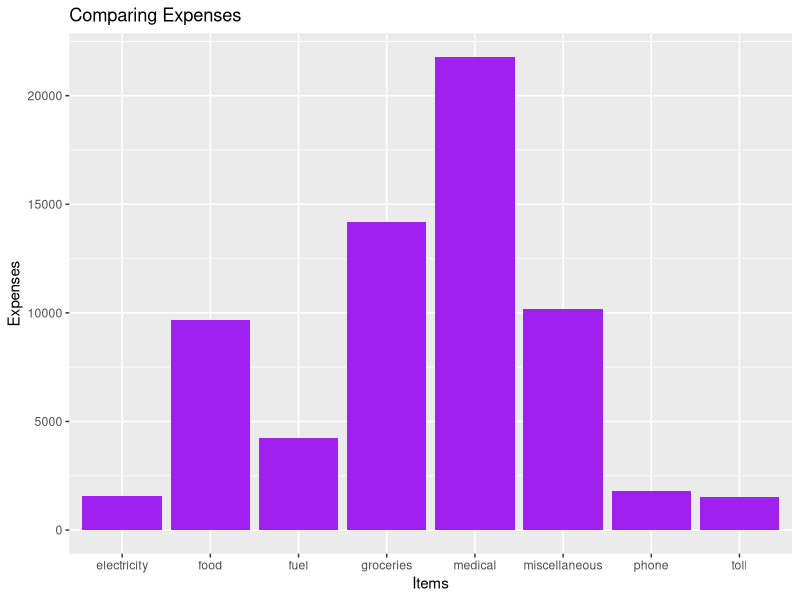
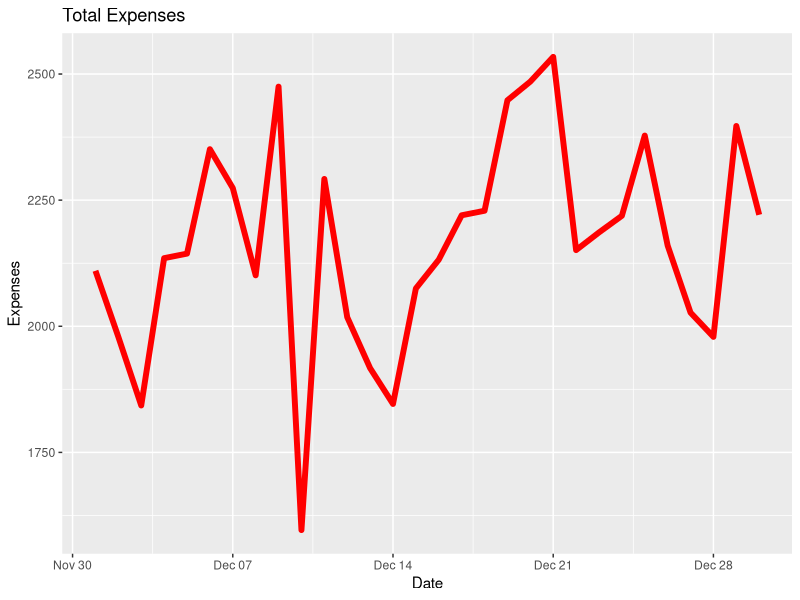
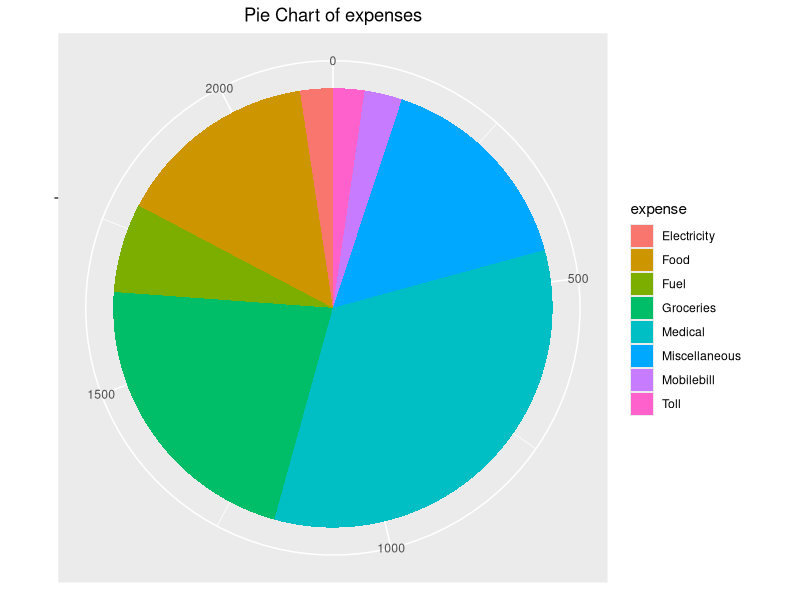
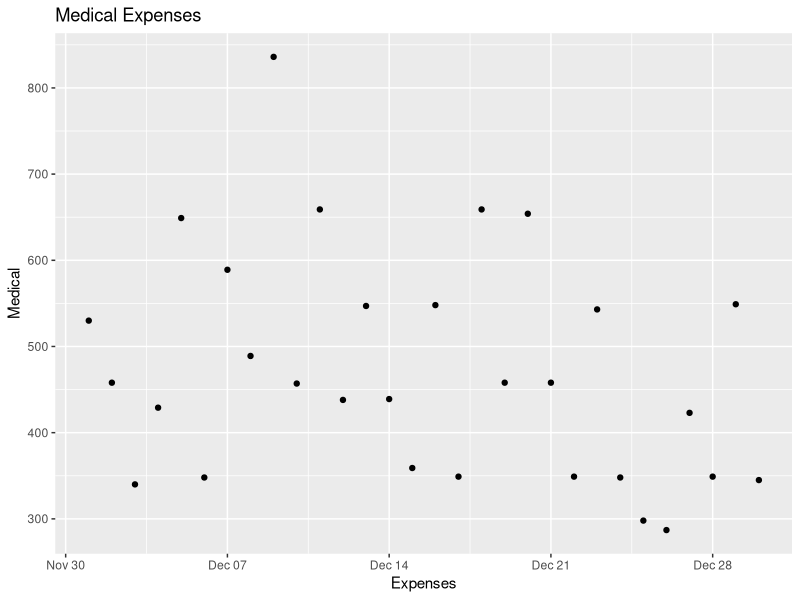
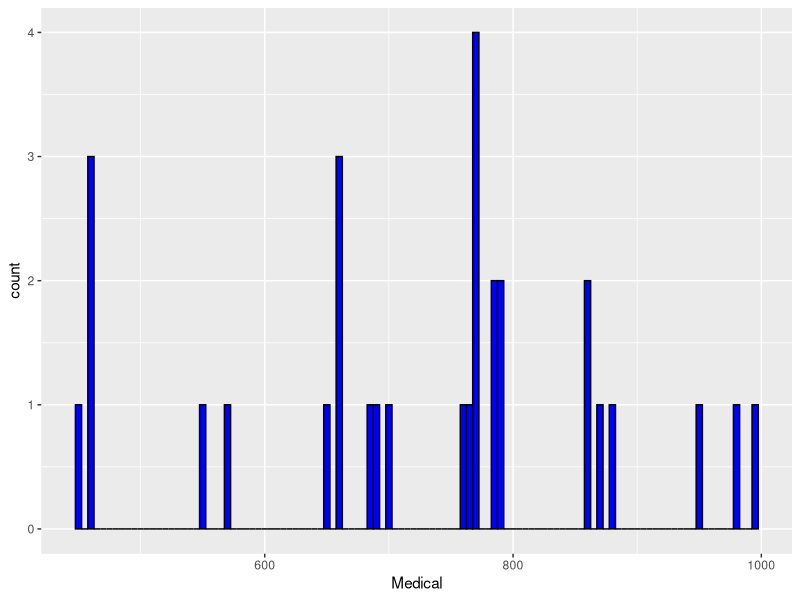

Reproduce these figures in R, in order.
library(ggplot2)
library(dplyr)

expenses <- read.csv("dailyexpenses.csv")
expenses$Date <- as.Date(expenses$Date,
                         "%d/%m/%Y")
pc <- read.csv("piechart.csv")

#Compare Expenses
tot <- expenses[,2:9]
total<- colSums(tot)
detail <- c("food", "groceries", "medical", "fuel", "toll", "phone", "electricity", "miscellaneous")
df <- data.frame(detail, total)

ggplot(data = df, aes(x = detail, y = total)) +
  geom_bar(stat = "identity", fill = "purple")+
  labs(x = "Items",
       y = "Expenses",
       title = "Comparing Expenses")

#Total Expenses

cm <- expenses[,2:9]
dt <- expenses[,1]
rs <-rowSums(cm)
View(rs)
dg <- data.frame(dt,rs)

ggplot(data = dg, aes(x = dt, y = rs)) +
  geom_line(color = "red", size = 2) +
  labs(x = "Date",
       y = "Expenses",
       title = "Total Expenses")

#Pie Chart

pie <- ggplot(pc, aes(x = "", y=amount, fill = factor(expense))) +
  geom_bar(width = 1, stat = "identity") +
  theme(axis.line = element_blank(),
        plot.title = element_text(hjust=0.5)) +
  labs(fill="expense",
       x=NULL, y=NULL, title="Pie Chart of expenses")

pie + coord_polar(theta = "y", start=0)


#Medical Expenses

md <- expenses[,3]
de <- expenses[,1]
dm <- data.frame(de,md)

ggplot(data = dm, aes(x = de, y = md)) +
  geom_point() +
  labs(x = "Expenses",
       y = "Medical",
       title = "Medical Expenses")


#Histogram

ggplot(expenses, aes(x= Medical)) + 
  geom_histogram(binwidth = 5, color = "black", fill = "blue")


# Minimum and Maximum Values

tot <- expenses[,2:9]
total<- colSums(tot)
View(total)
minvalue <- min(total)
maxvalue <- max(total)




